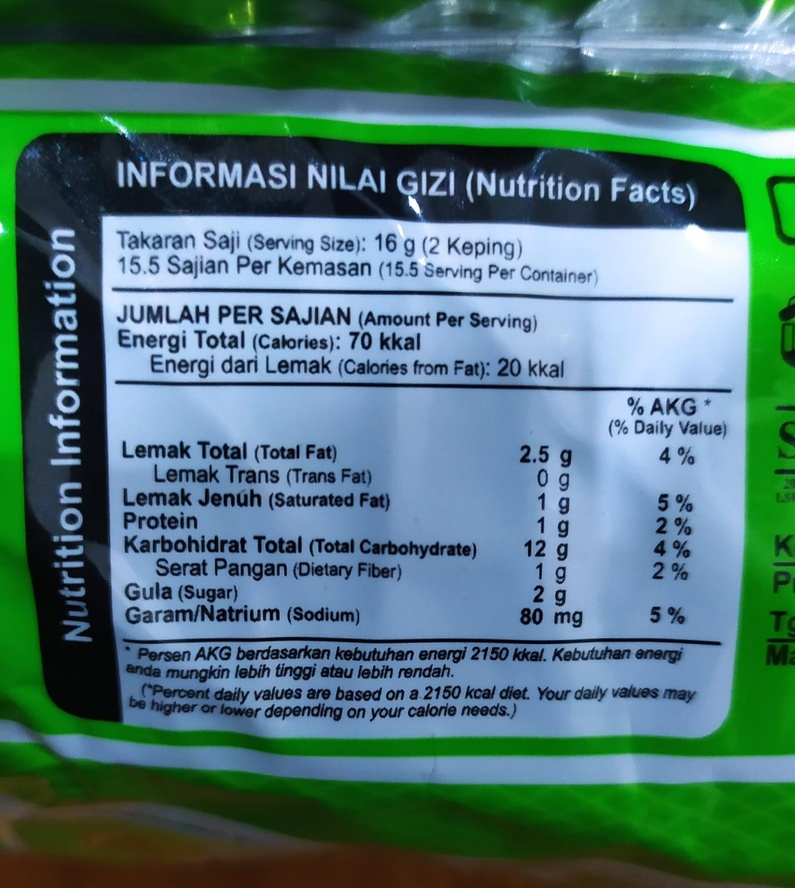
#> input picture nutrision_facts_ocr/image_test/test (1).jpg, 795 x 888 px, shrunk from 1433 x 1600 before the run, found by its file name
$ jupyter execute --allow-errors nutrision_fact_ocr.ipynb   (shell and % lines are left out)
#> lines starting #> are read from the running program, lines starting #| are printed output that depends on the picture
#> the answer given: test (1).jpg
#> further down, img is the input picture: PIL image 795x888 RGB; mean R, G, B 77.6, 117.8, 115.5
# **Description**
This script is designed to extract sugar information from nutrition label images using OCR techniques. It utilizes the pytesseract library for text recognition and PIL for image manipulation.

# Install Libraries
Before running the script, ensure that you have installed all the required libraries. You can do this by executing the following commands in a Google Colab cell:

# Usage Steps
1.   Upload Image: The script will prompt you to upload an image containing nutrition information. Ensure that the image is clear and that the sugar information is legible.
2. Process Image: Once the image is uploaded, the script will open and display the image.
3.   Extract Sugar Information: The script will crop the image to focus on the area containing the nutrition information and use pytesseract to extract text from the cropped image.
4. Display Results: The extracted sugar information will be displayed in the console. If no sugar information is found, the script will provide an appropriate message.

[cell 1]
from google.colab import files
from PIL import Image
import pytesseract
import os
import matplotlib.pyplot as plt

# Function to crop and extract sugar information from an image
def extract_sugar_info_with_crop(image):
    # Define crop area (manually identified for general nutrition fact areas)
    # Format: (left, upper, right, lower)
    crop_area = (50, 50, image.width - 50, image.height - 50)  # Adjust this as necessary
#> crop_area = (50, 50, 745, 838)
    cropped_img = image.crop(crop_area)
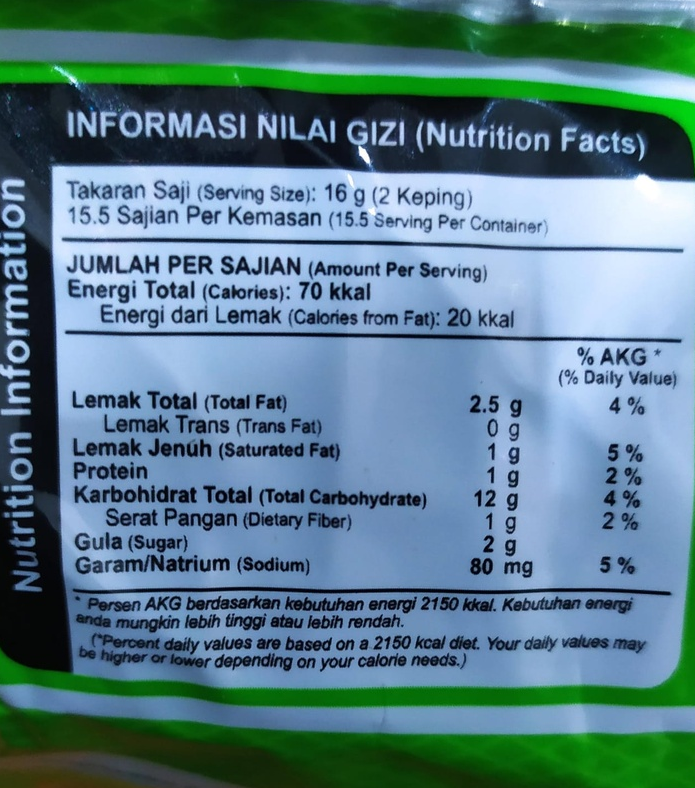
#> cropped_img: PIL image 695x788 RGB; mean R, G, B 88.2, 124.4, 136.3

    # Extract text from the cropped image
    extracted_text = pytesseract.image_to_string(cropped_img, lang='eng+ind')

    # Search for sugar information in the extracted text
    sugar_info = None
    for line in extracted_text.splitlines():
        if "gula" in line.lower() or "sugars" in line.lower():
            sugar_info = line
            break

    return sugar_info if sugar_info else "Sugar information not found in the image."

# Upload image through Google Colab
uploaded = files.upload()

# If an image is uploaded, process it
#> (the rest of this cell did not finish here and is left out)
